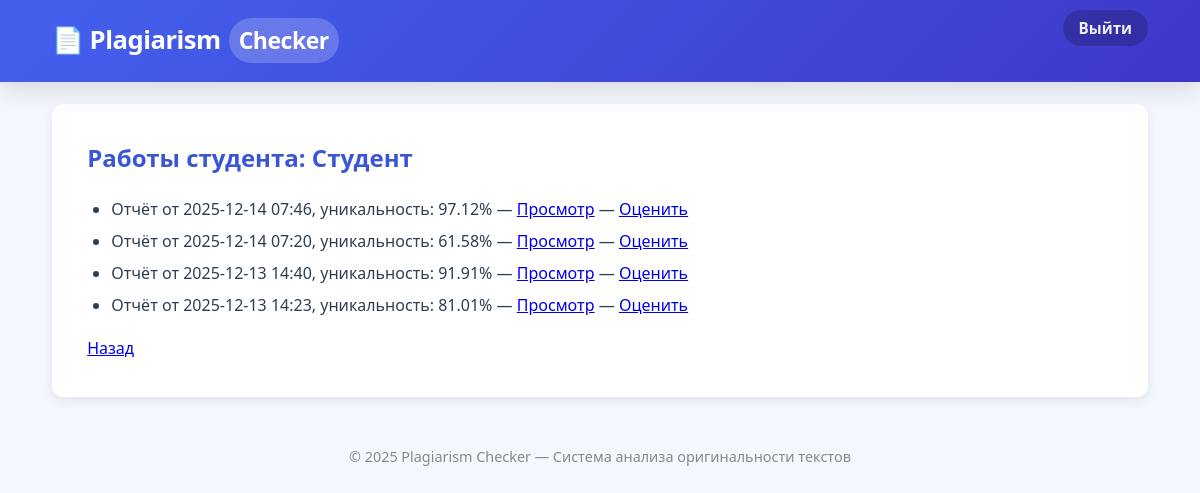
The page /teacher/view_student_reports/1 (signed in) on the database its author committed.
### app/models.py (models this page shows)
class User(UserMixin, db.Model):
    __tablename__ = 'users'
    id = db.Column(db.Integer, primary_key=True)
    name = db.Column(db.String(100), nullable=False)
    email = db.Column(db.String(120), unique=True, nullable=False)
    role = db.Column(db.String(20), nullable=False)
    password_hash = db.Column(db.String(128), nullable=False)
    documents = db.relationship('SourceDocument', back_populates='user')
    reports = db.relationship('Report', back_populates='user')

class Report(db.Model):
    __tablename__ = 'reports'
    id = db.Column(db.Integer, primary_key=True)
    check_id = db.Column(db.Integer, db.ForeignKey(
        'plagiarism_checks.id'), nullable=False)
    user_id = db.Column(db.Integer, db.ForeignKey('users.id'), nullable=False)
    generated_date = db.Column(
        db.DateTime, default=db.func.current_timestamp())
    uniqueness_percentage = db.Column(db.Float)
    user = db.relationship('User', back_populates='reports')
    check = db.relationship('PlagiarismCheck', back_populates='report')

### app/teacher/routes.py (the view)
@bp.route('/view_student_reports/<int:student_id>')
@login_required
def view_student_reports(student_id):
    if current_user.role != 'teacher':
        flash('Доступ запрещён')
        return redirect(url_for('auth.login'))
    student = get_student_by_id(student_id)
    if not student:
        flash('Студент не найден')
        return redirect(url_for('teacher.student_list'))
    reports2 = get_reports_for_student(student_id)
    return render_template('teacher/view_student_reports.html', student=student, reports=reports2)

### app/models.py (called while the page is built)
@login_manager.user_loader
def load_user(user_id):
    return User.query.get(int(user_id))

### app/teacher/services.py (called while the page is built)
def get_student_by_id(student_id):
    return User.query.filter_by(id=student_id, role='student').first()

def get_reports_for_student(student_id):
    return Report.query.filter_by(user_id=student_id).order_by(Report.generated_date.desc()).all()

### app/templates/teacher/view_student_reports.html
{% extends "base.html" %}
{% block content %}
<h2>Работы студента: {{ student.name }}</h2>
{% if reports %}
  <ul>
    {% for r in reports %}
      <li>
        Отчёт от {{ r.generated_date.strftime('%Y-%m-%d %H:%M') }},
        уникальность: {{ r.uniqueness_percentage }}%
        — <a href="{{ url_for('teacher.view_report', report_id=r.id) }}">Просмотр</a>
        — <a href="{{ url_for('teacher.grade_work', report_id=r.id) }}">Оценить</a>
      </li>
    {% endfor %}
  </ul>
{% else %}
  <p>Работы отсутствуют</p>
{% endif %}
<a href="{{ url_for('teacher.student_detail', student_id=student.id) }}">Назад</a>
{% endblock %}

### app/templates/base.html (style rules this page uses)
:root { --primary: #4361ee; --primary-light: #4895ef; --primary-dark: #3a56d4; --secondary: #3f37c9; --accent: #4cc9f0; --success: #2ecc71; --warning: #f39c12; --danger: #e74c3c; --light: #f8f9fa; --dark: #212529; --text: #2c3e50; --text-light: #7f8c8d; --bg: #ffffff; --bg-body: #f5f7ff; --border: #e0e6f0; --card-bg: #ffffff; --shadow-sm: 0 2px 6px rgba(0,0,0,0.06); --shadow: 0 4px 12px rgba(0,0,0,0.08); --shadow-lg: 0 8px 24px rgba(0,0,0,0.12); --radius: 12px; --radius-sm: 8px; --transition: all 0.3s cubic-bezier(0.25, 0.8, 0.25, 1); --font-main: 'Segoe UI', system-ui, -apple-system, 'Helvetica Neue', Arial, sans-serif; }
* { margin: 0; padding: 0; box-sizing: border-box; }
html { scroll-behavior: smooth; }
body { font-family: var(--font-main); background-color: var(--bg-body); color: var(--text); line-height: 1.6; padding-top: 80px; padding-bottom: 40px; min-height: 100vh; }
h1, h2, h3, h4 { margin-bottom: 1.2rem; color: var(--dark); font-weight: 700; }
h2 { font-size: 1.5rem; color: var(--primary-dark); }
p, ul, ol { margin-bottom: 1.1rem; color: var(--text); }
ul, ol { padding-left: 1.5rem; }
li { margin-bottom: 0.4rem; }

### rows shown on the page
User: name "Студент"
Report: generated_date "2025-12-14 07:46", uniqueness_percentage "97.12"
Report: generated_date "2025-12-14 07:20", uniqueness_percentage "61.58"
Report: generated_date "2025-12-13 14:40", uniqueness_percentage "91.91"
Report: generated_date "2025-12-13 14:23", uniqueness_percentage "81.01"
